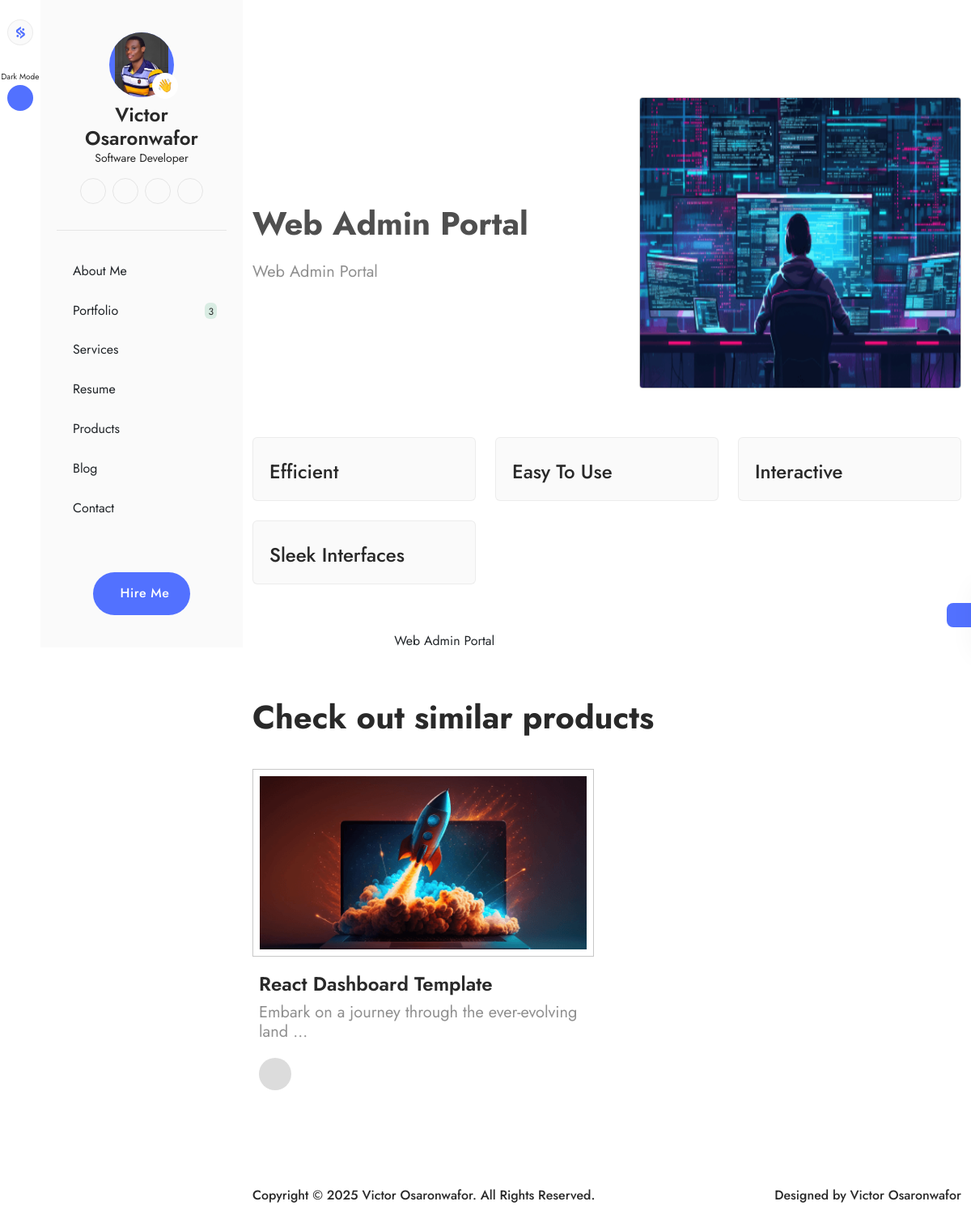
The app's page /product-details.php?prodId=web-admin-portal with its own data.
### tables this page shows
CREATE TABLE `about_me` (
  `id` int(11) NOT NULL,
  `name` varchar(255) NOT NULL,
  `role` varchar(255) NOT NULL,
  `intro_title` text NOT NULL,
  `intro_text` text NOT NULL,
  `years_of_experience` int(11) NOT NULL,
  `projects_completed` int(11) NOT NULL,
  `clients_worldwide` int(11) NOT NULL,
  `what_i_do` text NOT NULL,
  `pro_summary` text NOT NULL,
  `skills` text NOT NULL,
  `education` text NOT NULL,
  `awards` text NOT NULL,
  `certifications` text NOT NULL,
  `languages` text NOT NULL,
  `interest` text NOT NULL,
  `github_link` varchar(255) NOT NULL,
  `image` varchar(255) NOT NULL,
  `resume` varchar(255) NOT NULL,
  `status` tinyint(4) NOT NULL DEFAULT 0,
  `date` datetime NOT NULL DEFAULT current_timestamp()
);

CREATE TABLE `products` (
  `id` int(11) NOT NULL,
  `category_id` int(11) NOT NULL,
  `name` varchar(255) NOT NULL,
  `slug` varchar(255) NOT NULL,
  `caption` text NOT NULL,
  `price` double NOT NULL,
  `description` longtext NOT NULL,
  `image` varchar(255) NOT NULL,
  `product_url` varchar(255) NOT NULL,
  `meta_title` varchar(255) NOT NULL,
  `meta_keywords` text NOT NULL,
  `meta_description` text NOT NULL,
  `status` tinyint(4) NOT NULL DEFAULT 0,
  `creator` varchar(255) NOT NULL,
  `date` datetime NOT NULL DEFAULT current_timestamp()
);

### webadmin/classes/Database.php (called while the page is built, shortened)
<?php
class Database
{
    private $hostname = "localhost";
    private $username = "root";
    private $password = "";
    private $dbname = "olvios";
    private $conn;
    private function connect()
    {
        try {
            $this->conn = new PDO("mysql:host=$this->hostname;dbname=$this->dbname", $this->username, $this->password);
            $this->conn->setAttribute(PDO::ATTR_ERRMODE, PDO::ERRMODE_EXCEPTION);
        } catch (PDOException $th) {
            echo "Connection failed: " . $th->getMessage();
            die();
        }
    }
    public function getConnection()
    {
        return $this->conn;
    }
}

### webadmin/classes/functions.php (called while the page is built, shortened)
<?php
require 'Database.php';
require 'AboutMe.php';
require 'Blog.php';
require 'Portfolio.php';
require 'Product.php';
$database = new Database();
$aboutMe = new AboutMe($database);
$portfolio = new Portfolio($database);
$product = new Product($database);
function setActivePage1($currentPage, $linkPage)
{
    if ($currentPage === $linkPage) {
        return 'bg1-color';
    } else {
        return '';
    }
}
function setActivePage2($currentPage, $linkPage)
{
    if ($currentPage === $linkPage) {
        return 'n11-color';
    } else {
        return '';
    }
}

### webadmin/classes/AboutMe.php (called while the page is built, shortened)
<?php
class AboutMe
{
    private $db;
    public function __construct(Database $database)
    {
        $this->db = $database->getConnection();
    }
    public function getAboutMe()
    {
        $id = '1';
        $sql = "SELECT * FROM about_me WHERE id=? LIMIT 1";
        $statement = $this->db->prepare($sql);
        $statement->bindParam(1, $id, PDO::PARAM_INT);
        $statement->execute();
        $result = $statement->fetch(PDO::FETCH_ASSOC);
        return $result ?: [];
    }
}

### webadmin/classes/Portfolio.php (called while the page is built, shortened)
<?php
class Portfolio
{
    private $db;
    public function __construct(Database $database)
    {
        $this->db = $database->getConnection();
    }
    public function portfolioStatusCount()
    {
        $status = 0;
        $sql = "SELECT * FROM portfolios WHERE status=?";
        $statement = $this->db->prepare($sql);
        $statement->bindParam(1, $status, PDO::PARAM_INT);
        $statement->execute();
        $result = $statement->rowCount();
        return $result ?: [];
    }
}

### webadmin/classes/Product.php (called while the page is built, shortened)
<?php
class Product
{
    private $db;
    public function __construct(Database $database)
    {
        $this->db = $database->getConnection();
    }
    public function getProductBySlugStatus($slug)
    {
        $status = 0;
        $sql = "SELECT * FROM products WHERE slug=? AND status=?";
        $statement = $this->db->prepare($sql);
        $statement->bindParam(1, $slug, PDO::PARAM_STR);
        $statement->bindParam(2, $status, PDO::PARAM_INT);
        $statement->execute();
        $result = $statement->fetch(PDO::FETCH_ASSOC);
        return $result ?: [];
    }
    public function getRelatedProducts($id, $slug, $limit)
    {
        $status = 0;
        $sql = "SELECT * FROM products WHERE category_id=? AND slug !=? AND status=? LIMIT $limit";
        $statement = $this->db->prepare($sql);
        $statement->bindParam(1, $id, PDO::PARAM_INT);
        $statement->bindParam(2, $slug, PDO::PARAM_STR);
        $statement->bindParam(3, $status, PDO::PARAM_INT);
        $statement->execute();
        $result = $statement->fetchAll(PDO::FETCH_ASSOC);
        return $result ?: [];
    }
    public function getAllProducts()
    {
        $status = 0;
        $sql = "SELECT * FROM products WHERE status=? ORDER BY date DESC";
        $statement = $this->db->prepare($sql);
        $statement->bindParam(1, $status, PDO::PARAM_INT);
        $statement->execute();
        $result = $statement->fetchAll(PDO::FETCH_ASSOC);
        return $result ?: [];
    }
}

### product-details.php (the view, shortened to what this page needs)
<?php
$currentPage = "product";
include_once 'components/head.php';
if (!isset($_GET['prodId']) || empty($_GET['prodId']) || ($product->getProductBySlugStatus($_GET['prodId']) == [])) {
    echo "<script>window.history.back()</script>";
}
include_once 'components/side-menu.php';
include_once 'components/color-switcher.php';
?>
<div class="container">
    <section class="pt-120 mt-10 mt-lg-0">
        <div class="row g-6 g-sm-12 g-xl-20 align-items-center justify-content-between">
            <div class="col-xl-6">
                <h2 class="fs-two n4-color">
                    <?= $product_details['name'] ?? '' ?>
                </h2>
                <p class="n3-color fs-six mt-3 mt-xl-6">
                    <?= $product_details['caption'] ?? '' ?>
                </p>
            </div>
            <div class="col-xl-6 d-flex align-items-center justify-content-center">
                <div class="overflow-hidden">
                    <img src="assets/images/products/<?= $product_details['image'] ?? '' ?>"
                        alt="<?= $product_details['name'] ?? '' ?> | Victor Osaronwafor" class="product-details-img" />
                </div>
            </div>
        </div>
    </section>
    <section class="pt-60">
        <div class="row g-3 g-md-6">
            <div class="col-sm-6 col-xl-4 col-xxl-3">
                <div class="bgn2-color brn4 p-3 p-md-5 rounded">
                    <span class="fs-five fw-medium n5-color mt-1 mt-md-2">Efficient</span>
                </div>
            </div>
            <div class="col-sm-6 col-xl-4 col-xxl-3">
                <div class="bgn2-color brn4 p-3 p-md-5 rounded">
                    <span class="fs-five fw-medium n5-color mt-1 mt-md-2">Easy To Use</span>
                </div>
            </div>
            <div class="col-sm-6 col-xl-4 col-xxl-3">
                <div class="bgn2-color brn4 p-3 p-md-5 rounded">
                    <span class="fs-five fw-medium n5-color mt-1 mt-md-2">Interactive</span>
                </div>
            </div>
            <div class="col-sm-6 col-xl-4 col-xxl-3">
                <div class="bgn2-color brn4 p-3 p-md-5 rounded">
                    <span class="fs-five fw-medium n5-color mt-1 mt-md-2">Sleek Interfaces</span>
                </div>
            </div>
        </div>
    </section>
    <section class="details-description pt-60 pb-60 d-flex flex-column gap-4 gap-md-8">
        <div>
            <?= $product_details['description'] ?? '' ?>
        </div>
    </section>
    <?php
    $related_products = $product->getRelatedProducts($product_details['category_id'], $_GET['prodId'], '3');
    if ($related_products != []) {
        ?>
        <section class="pb-120">
            <h3 class="fs-two n5-color mb-5 mb-md-10">
                Check out similar products
            </h3>
            <div class="row g-6 g-md-8">
                <?php foreach ($related_products as $related_product): ?>
                    <div class="col-sm-6 col-xxl-4">
                        <div class="product-card">
                            <a href="product-details.php?prodId=<?= $related_product['slug'] ?? '' ?>" class="thumb d-block">
                                <div class="post-thumb">
                                    <div class="post-thumb-inner">
                                    </div>
                                </div>
                            </a>
                            <div class="px-2">
                                <a href="product-details.php?prodId=<?= $related_product['slug'] ?? '' ?>"
                                    class="project-title fs-five fw-semibold n5-color mt-3 mt-md-5 mb-2 d-block">
                                    <?= $related_product['name'] ?? '' ?>
                                </a>
                                <p class="fs-six n3-color">
                                    <?= substr($related_product['caption'], 0, 50) ?> ...
                                </p>
                                <div class="mt-5">
                                    <a href="product-details.php?prodId=<?= $related_product['slug'] ?? '' ?>"
                                        class="project-link d-flex align-items-center justify-content-center flex-shrink-0">
                                    </a>
                                </div>
                            </div>
                        </div>
                    </div>
                <?php endforeach ?>
            </div>
        </section>
        <?php
    }
    ?>
</div>
<?php
include_once 'components/footer.php';
?>

### components/side-menu.php (shortened to what this page needs)
    <div class="side-menu">
      <div class="d-flex">
        <div class="side-menu-left">
          <div>
            <div class="d-flex flex-column gap-8 justify-content-center align-items-center mt-6">
              <a href="index.php" class="side-icon p1-color bgn2-color brn4">
              </a>
              <div class="d-flex flex-column align-items-center gap-1">
                <span class="toggle_name fs-eleven n5-color">DarkMode</span>
                <button class="side-icon bg1-color mood_toggle">
                </button>
              </div>
            </div>
          </div>
        </div>
        <div class="side-menu-right overflow-y-auto">
          <div class="d-flex flex-column gap-6 justify-content-between py-10 px-5 bgn2-color h-100">
            <div class="">
              <div class="sidebar-profile">
                <div class="position-relative">
                  <div class="profile-img1 d-flex justify-content-center overflow-hidden">
                    <img src="assets/images/aboutMe/<?= $getAboutMe['image'] ?>" alt="<?= $getAboutMe['name'] ?? '' ?>" class="" />
                  </div>
                  <span class="thumb">👋</span>
                </div>
                <h4 class="n5-color fw-semibold fs-five mt-2 text-center">
                <?= $getAboutMe['name'] ?? '' ?>
                </h4>
                <span class="n5-color fs-nine d-block text-center"><?= $getAboutMe['role'] ?? '' ?></span>
                <div class="d-flex justify-content-center gap-2 align-items-center mt-4">
                  <a href="javascript:void(0)" class="social-icon p1-color">
                  </a>
                  <a href="javascript:void(0)" class="social-icon p1-color">
                  </a>
                  <a href="javascript:void(0)" class="social-icon p1-color">
                  </a>
                  <a href="javascript:void(0)" class="social-icon p1-color">
                  </a>
                </div>
              </div>
              <div class="line-divider my-4 my-md-8"></div>
              <div class="menu-list">
                <ul class="d-flex flex-column gap-3">
                  <li class="rounded-3 <?= setActivePage1($currentPage, 'homepage') ?>">
                    <a href="index.php" class="d-flex align-items-center gap-2 <?= setActivePage2($currentPage, 'homepage') ?> fs-eight px-3 py-2"> About Me</a>
                  </li>
                  <li class="rounded-3 <?= setActivePage1($currentPage, 'portfolio') ?>">
                    <a href="portfolio.php" class="d-flex justify-content-between align-items-center">
                      <div class="d-flex align-items-center gap-2 <?= setActivePage2($currentPage, 'portfolio') ?> fs-eight px-3 py-2">
                        <i class="ph ph-code-block fs-six"></i> Portfolio
                      </div>
                      <span class="n5-color bg2-color fs-ten px-1 pt-1 rounded-2 me-3"><?= $portfolio->portfolioStatusCount() ?></span>
                    </a>
                  </li>
                  <li class="rounded-3 <?= setActivePage1($currentPage, 'services') ?>">
                    <a href="services.php" class="d-flex align-items-center gap-2 <?= setActivePage2($currentPage, 'services') ?> fs-eight px-3 py-2">Services</a>
                  </li>
                  <li class="rounded-3 <?= setActivePage1($currentPage, 'resume') ?>">
                    <a href="resume.php" class="d-flex align-items-center gap-2 <?= setActivePage2($currentPage, 'resume') ?>  fs-eight px-3 py-2" > Resume</a>
                  </li>
                  <li class="rounded-3 <?= setActivePage1($currentPage, 'products') ?>">
                    <a href="products.php" class="d-flex align-items-center gap-2 <?= setActivePage2($currentPage, 'products') ?> fs-eight px-3 py-2">Products</a>
                  </li>
                  <li class="rounded-3 <?= setActivePage1($currentPage, 'blog') ?>">
                    <a href="blog.php" class="d-flex align-items-center gap-2 <?= setActivePage2($currentPage, 'blog') ?> fs-eight px-3 py-2">Blog</a>
                  </li>
                  <li class="rounded-3 <?= setActivePage1($currentPage, 'contact') ?>">
                    <a href="contact.php" class="d-flex align-items-center gap-2 <?= setActivePage2($currentPage, 'contact') ?> fs-eight px-3 py-2">Contact</a>
                  </li>
                </ul>
              </div>
            </div>
            <a href="contact.php"
              class="primary-btn fw-medium px-3 px-md-6 py-2 py-md-4 rounded-pill d-flex align-items-center gap-2 mx-auto">
              <i class="ph ph-paper-plane-tilt"></i>Hire Me
            </a>
          </div>
        </div>
      </div>
    </div>
<div class="main-content w-100">

### records on screen
about_me: image (picture), name "Victor Osaronwafor", role "Software Developer"
products: name "Web Admin Portal", caption "Web Admin Portal", image (picture), description "Web Admin Portal"
products: name "React Dashboard Template", caption "Embark on a journey through the ever-evolving land"

### other values on screen
$portfolio->portfolioStatusCount() "3"
